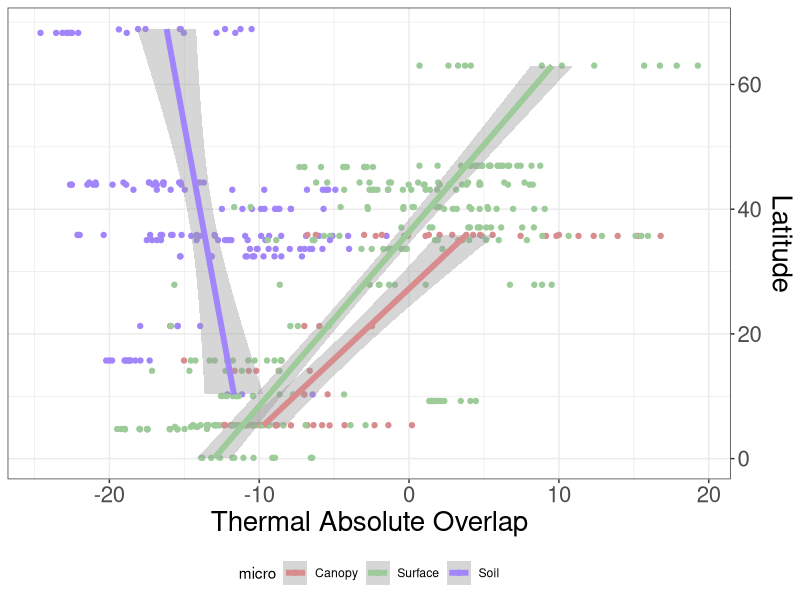
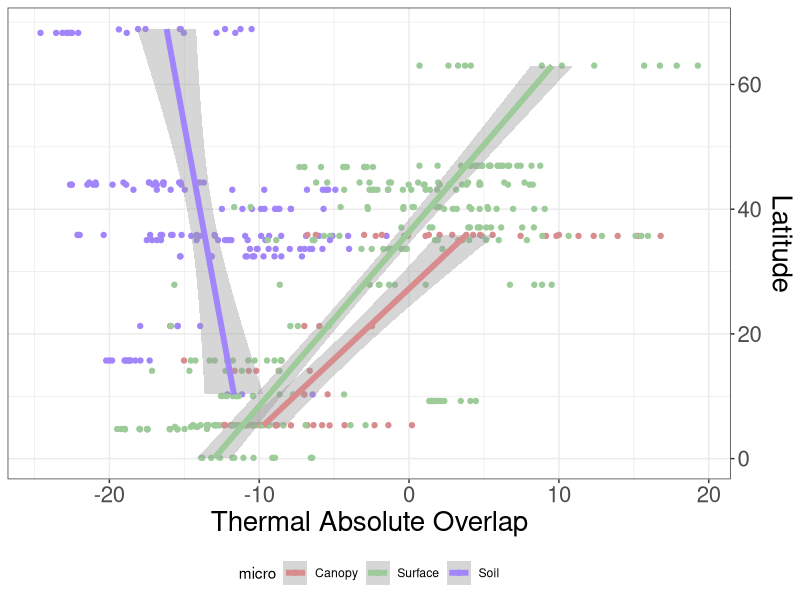

The R source for these figures, in order:
## David Klinges
## 2019-09-24
## This script generates a figure to be used as an inset in figure 1

## 1. Workspace prep #####################

library(tidyverse)
library(grid)
library(gridExtra)

mountains <- read_csv("data/03_compiled/mountains_overlap_monthly_avg.csv")

## 2. Data curation #############

# Recode factors to capitalize
micro_factors <- c("Canopy", "Surface", "Soil")

mountains <- mountains %>% 
  mutate(micro = tools::toTitleCase(micro)) %>% 
  mutate(micro = factor(micro, levels = micro_factors)) 

  
  
# Group to site/micro averages
# mountains <- mountains %>% 
#   group_by(site, micro, latitude) %>% 
#   summarize(TAD_elevCorr = mean(TAD_elevCorr, na.rm = TRUE))

## 3. Plot data #################

ggplot(mountains, aes(abs(latitude), TAD_elevCorr)) + 
  geom_point(aes(color = micro)) +
  geom_smooth(aes(color = micro), method = "glm", size = 2) +
  scale_color_manual(values = c("Soil" = "#a285fa",
                                "Surface" = "#9dcb9a",
                                "Canopy" = "#d98c8e")) +
  ylab("Thermal Absolute Overlap") +
  xlab("Latitude") +
  theme_bw() + 
  scale_x_continuous(position = "top") +
  theme(legend.position = "bottom",
        axis.title.x = element_text(size = 20),
        axis.title.y = element_text(size = 20, angle = 45),
        axis.text.x = element_text(size = 16),
        axis.text.y = element_text(size = 16)) +
  coord_flip()

## 4. Write out data ########################

ggsave("figures/latitude/map_inset_latitude.png",
       width = 3.8, height = 9.5)
